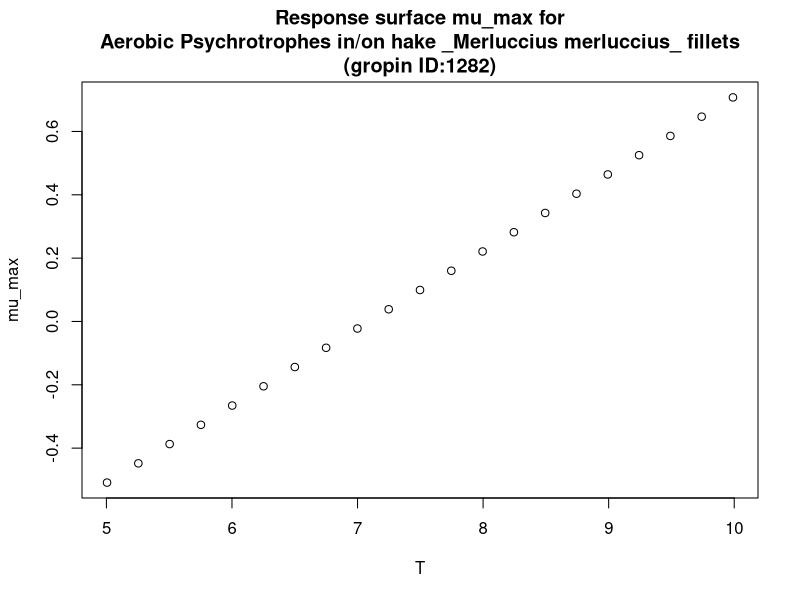

R code for this plot:
#############################
# start of Parameter script
#############################
T <- seq(5.005,9.99000999000999,length.out=21)
#############################
# end of Parameter script
#############################
############################# 
# start of Model script Gropin ID 1282 
#############################
 
# constant coefficients for this model
 
variables <- data.frame(T)
argumentsPar <- expand.grid(variables)
 
# heart of the model
response_surface <- function(T) {
   mumax <-0.244*T-1.73

return(mumax=mumax)
} 

# output parameters
mumax <- cbind(argumentsPar,response_surface(argumentsPar['T']))
colnames(mumax) <- c(colnames(argumentsPar),'mumax')
#############################
# End of Model script
#############################
############################# 
# start of Visualisation script Gropin ID 1282 
#############################
plot(T,mumax$mumax,
                          xlab='T',
                          ylab='mu_max',main='Response surface mu_max for
Aerobic Psychrotrophes in/on hake _Merluccius merluccius_ fillets
(gropin ID:1282)')
#############################
# End of Visualisation script
#############################
